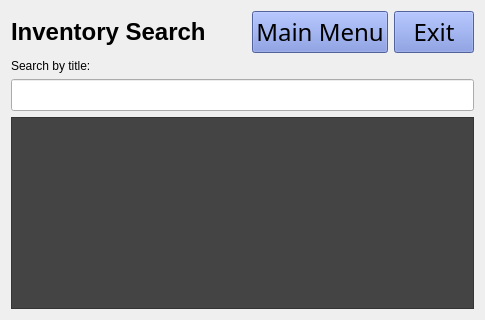
          <widget class="QWidget" name="booksTab">
           <attribute name="title">
            <string>View Inventory</string>
           </attribute>
           <layout class="QHBoxLayout" name="horizontalLayout_27">
            <item>
             <layout class="QGridLayout" name="gridLayout_7">
              <item row="2" column="0">
               <layout class="QHBoxLayout" name="horizontalLayout_21">
                <item>
                 <widget class="QLineEdit" name="searchInvLineEdit_2">
                  <property name="minimumSize">
                   <size>
                    <width>0</width>
                    <height>32</height>
                   </size>
                  </property>
                 </widget>
                </item>
               </layout>
              </item>
              <item row="3" column="0">
               <widget class="QTableView" name="tableView2">
                <property name="styleSheet">
                 <string notr="true">QTableView {
    background-color: #444444;
    color: white;
}
</string>
                </property>
               </widget>
              </item>
              <item row="1" column="0">
               <widget class="QLabel" name="label_20">
                <property name="text">
                 <string>Search by title:</string>
                </property>
               </widget>
              </item>
              <item row="0" column="0">
               <layout class="QHBoxLayout" name="horizontalLayout_26">
                <item>
                 <widget class="QLabel" name="label_21">
                  <property name="font">
                   <font>
                    <family>Arial</family>
                    <pointsize>18</pointsize>
                    <bold>true</bold>
                   </font>
                  </property>
                  <property name="text">
                   <string>Inventory Search</string>
                  </property>
                 </widget>
                </item>
                <item>
                 <spacer name="horizontalSpacer_22">
                  <property name="orientation">
                   <enum>Qt::Horizontal</enum>
                  </property>
                  <property name="sizeHint" stdset="0">
                   <size>
                    <width>40</width>
                    <height>20</height>
                   </size>
                  </property>
                 </spacer>
                </item>
                <item>
                 <widget class="QPushButton" name="goToMenuPurchaseBtn">
                  <property name="minimumSize">
                   <size>
                    <width>0</width>
                    <height>40</height>
                   </size>
                  </property>
                  <property name="font">
                   <font>
                    <family>Apple Symbols</family>
                    <pointsize>18</pointsize>
                   </font>
                  </property>
                  <property name="styleSheet">
                   <string notr="true">QPushButton {
background-color: #7289da
}</string>
                  </property>
                  <property name="text">
                   <string>Main Menu</string>
                  </property>
                 </widget>
                </item>
                <item>
                 <widget class="QPushButton" name="exitBtnPurchasePage">
                  <property name="minimumSize">
                   <size>
                    <width>0</width>
                    <height>40</height>
                   </size>
                  </property>
                  <property name="font">
                   <font>
                    <family>Apple Symbols</family>
                    <pointsize>18</pointsize>
                   </font>
                  </property>
                  <property name="styleSheet">
                   <string notr="true">QPushButton {
background-color: #7289da
}</string>
                  </property>
                  <property name="text">
                   <string>Exit</string>
                  </property>
                 </widget>
                </item>
               </layout>
              </item>
             </layout>
            </item>
           </layout>
          </widget>
